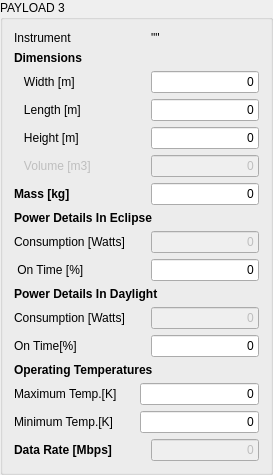
        <widget class="QGroupBox" name="Payload3GroupBox">
         <property name="title">
          <string>PAYLOAD 3</string>
         </property>
         <layout class="QGridLayout" name="gridLayout_4">
          <item row="0" column="0">
           <widget class="QLabel" name="label_145">
            <property name="text">
             <string>Instrument</string>
            </property>
           </widget>
          </item>
          <item row="0" column="4">
           <widget class="QLabel" name="Payload3NameLabel">
            <property name="text">
             <string>&quot;&quot;</string>
            </property>
           </widget>
          </item>
          <item row="1" column="0">
           <widget class="QLabel" name="label_146">
            <property name="sizePolicy">
             <sizepolicy hsizetype="Fixed" vsizetype="Fixed">
              <horstretch>0</horstretch>
              <verstretch>0</verstretch>
             </sizepolicy>
            </property>
            <property name="font">
             <font>
              <weight>75</weight>
              <bold>true</bold>
             </font>
            </property>
            <property name="text">
             <string>Dimensions</string>
            </property>
            <property name="indent">
             <number>0</number>
            </property>
           </widget>
          </item>
          <item row="2" column="0">
           <widget class="QLabel" name="label_147">
            <property name="sizePolicy">
             <sizepolicy hsizetype="Fixed" vsizetype="Fixed">
              <horstretch>0</horstretch>
              <verstretch>0</verstretch>
             </sizepolicy>
            </property>
            <property name="text">
             <string>   Width [m]</string>
            </property>
            <property name="indent">
             <number>0</number>
            </property>
           </widget>
          </item>
          <item row="2" column="4" colspan="3">
           <widget class="QLineEdit" name="Payload3WidthLineEdit">
            <property name="enabled">
             <bool>true</bool>
            </property>
            <property name="text">
             <string>0</string>
            </property>
            <property name="alignment">
             <set>Qt::AlignRight|Qt::AlignTrailing|Qt::AlignVCenter</set>
            </property>
           </widget>
          </item>
          <item row="3" column="0">
           <widget class="QLabel" name="label_148">
            <property name="sizePolicy">
             <sizepolicy hsizetype="Fixed" vsizetype="Fixed">
              <horstretch>0</horstretch>
              <verstretch>0</verstretch>
             </sizepolicy>
            </property>
            <property name="text">
             <string>   Length [m]</string>
            </property>
            <property name="indent">
             <number>0</number>
            </property>
           </widget>
          </item>
          <item row="3" column="4" colspan="3">
           <widget class="QLineEdit" name="Payload3LengthLineEdit">
            <property name="enabled">
             <bool>true</bool>
            </property>
            <property name="text">
             <string>0</string>
            </property>
            <property name="alignment">
             <set>Qt::AlignRight|Qt::AlignTrailing|Qt::AlignVCenter</set>
            </property>
           </widget>
          </item>
          <item row="4" column="0">
           <widget class="QLabel" name="label_149">
            <property name="sizePolicy">
             <sizepolicy hsizetype="Fixed" vsizetype="Fixed">
              <horstretch>0</horstretch>
              <verstretch>0</verstretch>
             </sizepolicy>
            </property>
            <property name="text">
             <string>   Height [m]</string>
            </property>
            <property name="indent">
             <number>0</number>
            </property>
           </widget>
          </item>
          <item row="4" column="4" colspan="3">
           <widget class="QLineEdit" name="Payload3HeightLineEdit">
            <property name="enabled">
             <bool>true</bool>
            </property>
            <property name="text">
             <string>0</string>
            </property>
            <property name="alignment">
             <set>Qt::AlignRight|Qt::AlignTrailing|Qt::AlignVCenter</set>
            </property>
           </widget>
          </item>
          <item row="5" column="0">
           <widget class="QLabel" name="label_150">
            <property name="enabled">
             <bool>false</bool>
            </property>
            <property name="sizePolicy">
             <sizepolicy hsizetype="Fixed" vsizetype="Fixed">
              <horstretch>0</horstretch>
              <verstretch>0</verstretch>
             </sizepolicy>
            </property>
            <property name="text">
             <string>   Volume [m3]</string>
            </property>
            <property name="indent">
             <number>0</number>
            </property>
           </widget>
          </item>
          <item row="5" column="4" colspan="3">
           <widget class="QLineEdit" name="Payload3VolumeLineEdit">
            <property name="enabled">
             <bool>false</bool>
            </property>
            <property name="text">
             <string>0</string>
            </property>
            <property name="alignment">
             <set>Qt::AlignRight|Qt::AlignTrailing|Qt::AlignVCenter</set>
            </property>
           </widget>
          </item>
          <item row="6" column="0">
           <widget class="QLabel" name="label_151">
            <property name="sizePolicy">
             <sizepolicy hsizetype="Fixed" vsizetype="Fixed">
              <horstretch>0</horstretch>
              <verstretch>0</verstretch>
             </sizepolicy>
            </property>
            <property name="font">
             <font>
              <weight>75</weight>
              <bold>true</bold>
             </font>
            </property>
            <property name="text">
             <string>Mass [kg]</string>
            </property>
            <property name="indent">
             <number>0</number>
            </property>
           </widget>
          </item>
          <item row="6" column="4" colspan="3">
           <widget class="QLineEdit" name="Payload3MassLineEdit">
            <property name="enabled">
             <bool>true</bool>
            </property>
            <property name="text">
             <string>0</string>
            </property>
            <property name="alignment">
             <set>Qt::AlignRight|Qt::AlignTrailing|Qt::AlignVCenter</set>
            </property>
           </widget>
          </item>
          <item row="7" column="0" colspan="5">
           <widget class="QLabel" name="label_27">
            <property name="font">
             <font>
              <weight>75</weight>
              <bold>true</bold>
             </font>
            </property>
            <property name="text">
             <string>Power Details In Eclipse</string>
            </property>
           </widget>
          </item>
          <item row="8" column="0" colspan="4">
           <widget class="QLabel" name="label_152">
            <property name="sizePolicy">
             <sizepolicy hsizetype="Fixed" vsizetype="Fixed">
              <horstretch>0</horstretch>
              <verstretch>0</verstretch>
             </sizepolicy>
            </property>
            <property name="text">
             <string>Consumption [Watts]</string>
            </property>
            <property name="indent">
             <number>0</number>
            </property>
           </widget>
          </item>
          <item row="8" column="4" colspan="3">
           <widget class="QLineEdit" name="Payload3PowerConsumptionInEclipseLineEdit">
            <property name="enabled">
             <bool>false</bool>
            </property>
            <property name="text">
             <string>0</string>
            </property>
            <property name="alignment">
             <set>Qt::AlignRight|Qt::AlignTrailing|Qt::AlignVCenter</set>
            </property>
           </widget>
          </item>
          <item row="9" column="0">
           <widget class="QLabel" name="label_153">
            <property name="sizePolicy">
             <sizepolicy hsizetype="Fixed" vsizetype="Fixed">
              <horstretch>0</horstretch>
              <verstretch>0</verstretch>
             </sizepolicy>
            </property>
            <property name="text">
             <string> On Time [%]</string>
            </property>
            <property name="indent">
             <number>0</number>
            </property>
           </widget>
          </item>
          <item row="9" column="4" colspan="3">
           <widget class="QLineEdit" name="Payload3PowerOnTimeEclipseLineEdit">
            <property name="enabled">
             <bool>true</bool>
            </property>
            <property name="text">
             <string>0</string>
            </property>
            <property name="alignment">
             <set>Qt::AlignRight|Qt::AlignTrailing|Qt::AlignVCenter</set>
            </property>
           </widget>
          </item>
          <item row="10" column="0" colspan="6">
           <widget class="QLabel" name="label_25">
            <property name="font">
             <font>
              <weight>75</weight>
              <bold>true</bold>
             </font>
            </property>
            <property name="text">
             <string>Power Details In Daylight</string>
            </property>
           </widget>
          </item>
          <item row="11" column="0" colspan="3">
           <widget class="QLabel" name="label_3">
            <property name="text">
             <string>Consumption [Watts]</string>
            </property>
           </widget>
          </item>
          <item row="11" column="4" colspan="3">
           <widget class="QLineEdit" name="Payload3PowerConsumptionInDaylightLineEdit">
            <property name="enabled">
             <bool>false</bool>
            </property>
            <property name="text">
             <string>0</string>
            </property>
            <property name="alignment">
             <set>Qt::AlignRight|Qt::AlignTrailing|Qt::AlignVCenter</set>
            </property>
           </widget>
          </item>
          <item row="12" column="0" colspan="2">
           <widget class="QLabel" name="label_154">
            <property name="sizePolicy">
             <sizepolicy hsizetype="Fixed" vsizetype="Fixed">
              <horstretch>0</horstretch>
              <verstretch>0</verstretch>
             </sizepolicy>
            </property>
            <property name="text">
             <string>On Time[%]</string>
            </property>
            <property name="indent">
             <number>0</number>
            </property>
           </widget>
          </item>
          <item row="13" column="0" colspan="6">
           <widget class="QLabel" name="label_24">
            <property name="font">
             <font>
              <weight>75</weight>
              <bold>true</bold>
             </font>
            </property>
            <property name="text">
             <string>Operating Temperatures</string>
            </property>
           </widget>
          </item>
          <item row="14" column="0" colspan="2">
           <widget class="QLabel" name="label_155">
            <property name="sizePolicy">
             <sizepolicy hsizetype="Fixed" vsizetype="Fixed">
              <horstretch>0</horstretch>
              <verstretch>0</verstretch>
             </sizepolicy>
            </property>
            <property name="text">
             <string>Maximum Temp.[K]</string>
            </property>
            <property name="indent">
             <number>0</number>
            </property>
           </widget>
          </item>
          <item row="14" column="3" colspan="4">
           <widget class="QLineEdit" name="Payload3MaxTempLimitLineEdit">
            <property name="enabled">
             <bool>true</bool>
            </property>
            <property name="text">
             <string>0</string>
            </property>
            <property name="alignment">
             <set>Qt::AlignRight|Qt::AlignTrailing|Qt::AlignVCenter</set>
            </property>
           </widget>
          </item>
          <item row="15" column="0" colspan="2">
           <widget class="QLabel" name="label_156">
            <property name="sizePolicy">
             <sizepolicy hsizetype="Fixed" vsizetype="Fixed">
              <horstretch>0</horstretch>
              <verstretch>0</verstretch>
             </sizepolicy>
            </property>
            <property name="text">
             <string>Minimum Temp.[K]</string>
            </property>
            <property name="indent">
             <number>0</number>
            </property>
           </widget>
          </item>
          <item row="15" column="3" colspan="4">
           <widget class="QLineEdit" name="Payload3MinTempLimitLineEdit">
            <property name="enabled">
             <bool>true</bool>
            </property>
            <property name="text">
             <string>0</string>
            </property>
            <property name="alignment">
             <set>Qt::AlignRight|Qt::AlignTrailing|Qt::AlignVCenter</set>
            </property>
           </widget>
          </item>
          <item row="16" column="0" colspan="4">
           <widget class="QLabel" name="label_157">
            <property name="sizePolicy">
             <sizepolicy hsizetype="Fixed" vsizetype="Fixed">
              <horstretch>0</horstretch>
              <verstretch>0</verstretch>
             </sizepolicy>
            </property>
            <property name="font">
             <font>
              <weight>75</weight>
              <bold>true</bold>
             </font>
            </property>
            <property name="text">
             <string>Data Rate [Mbps]</string>
            </property>
            <property name="indent">
             <number>0</number>
            </property>
           </widget>
          </item>
          <item row="16" column="4" colspan="3">
           <widget class="QLineEdit" name="Payload3DataRateLineEdit">
            <property name="enabled">
             <bool>false</bool>
            </property>
            <property name="text">
             <string>0</string>
            </property>
            <property name="alignment">
             <set>Qt::AlignRight|Qt::AlignTrailing|Qt::AlignVCenter</set>
            </property>
           </widget>
          </item>
          <item row="12" column="4" colspan="3">
           <widget class="QLineEdit" name="Payload3PowerOnTimeDaylightLineEdit">
            <property name="enabled">
             <bool>true</bool>
            </property>
            <property name="text">
             <string>0</string>
            </property>
            <property name="alignment">
             <set>Qt::AlignRight|Qt::AlignTrailing|Qt::AlignVCenter</set>
            </property>
           </widget>
          </item>
         </layout>
        </widget>
